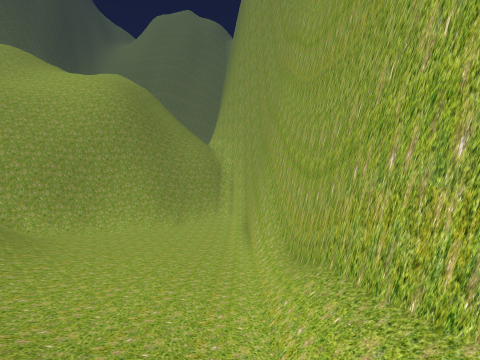
View 1 (above)

19 first-person views from a walk through a 3-D level made in the Unity game engine. The camera is 1.5 m above the floor, tilts 4° down and sees 80° across. The floor is counted in squares, 2 m on a side. Each view is taken from the middle of a square. On the plan, view 1 faces up. The plan holds only what a view shows up to about 10 squares ahead; the rest is blank. The place goes on beyond the plan. Some trees and plants on the terrain are drawn as simple stand-ins. The player character is not drawn. Some animated figures are not drawn.

View 2
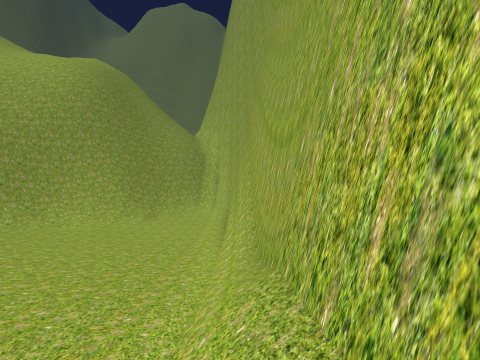

View 3
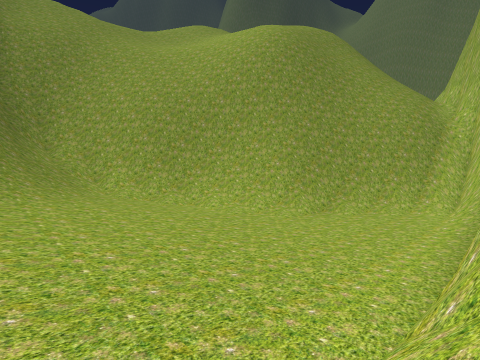

View 4
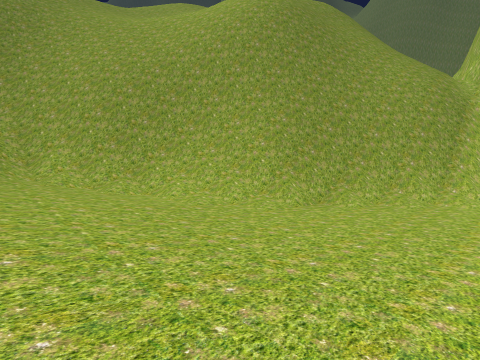

View 5
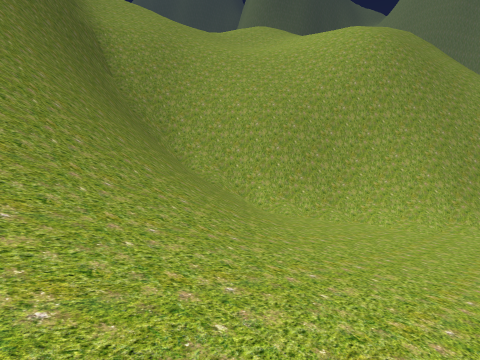

View 6
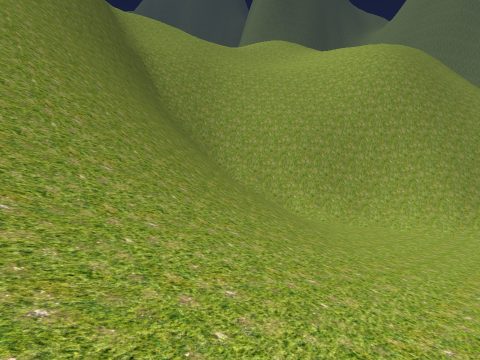

View 7
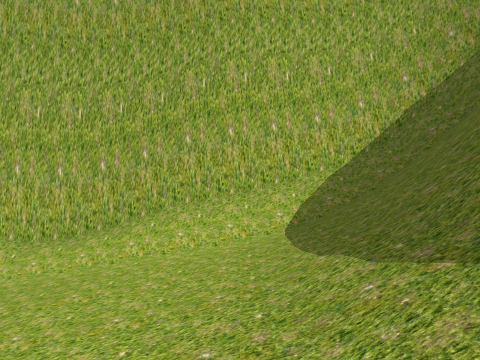

View 8
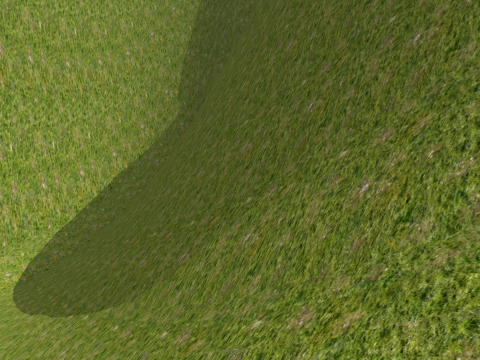

View 9
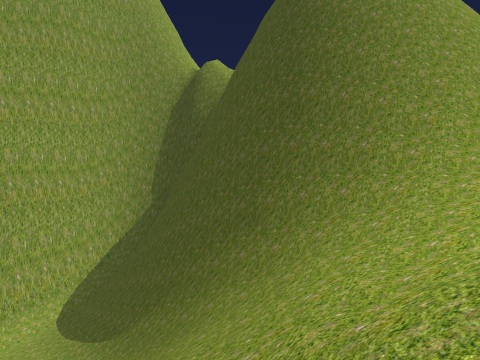

View 10
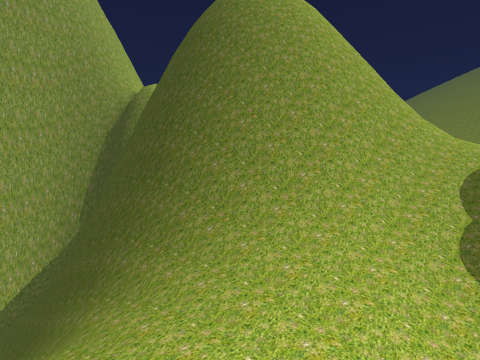

View 11
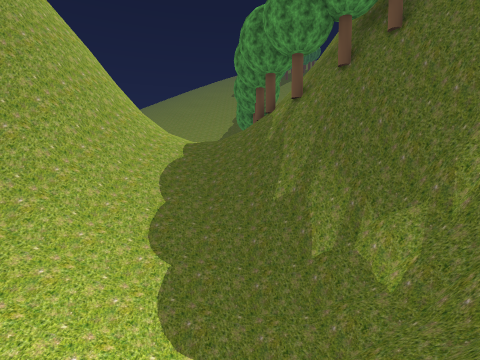

View 12
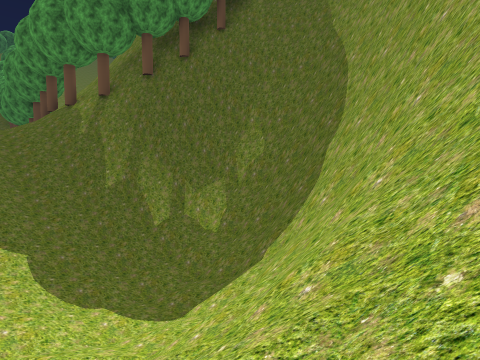

View 13
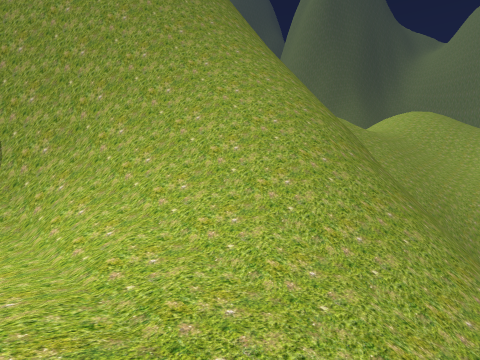

View 14
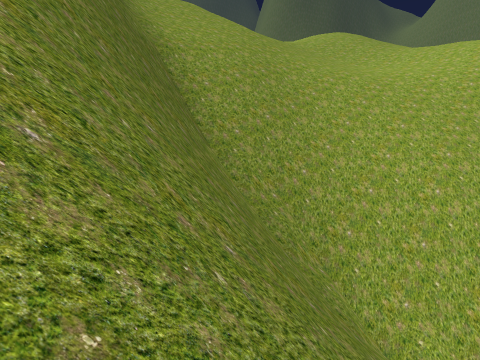

View 15
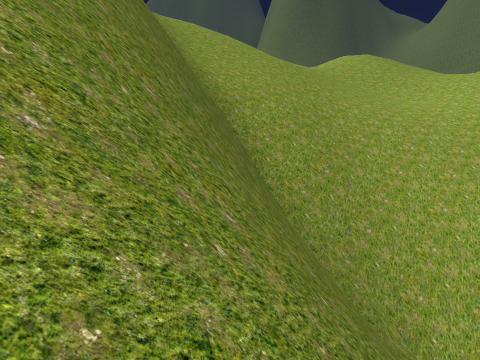

View 16
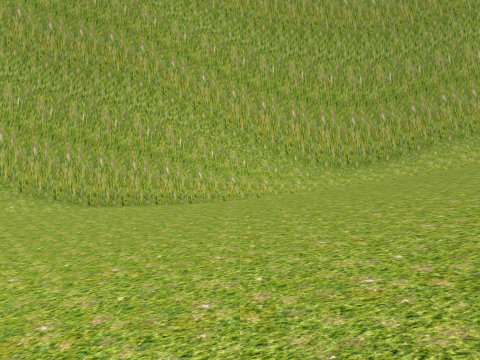

View 17
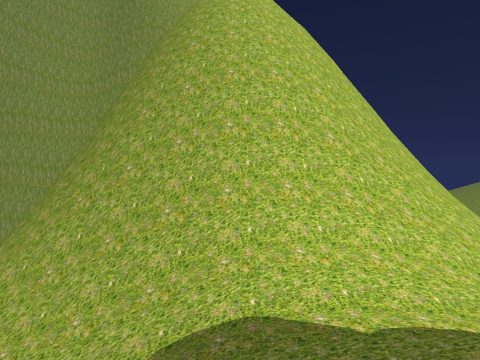

View 18
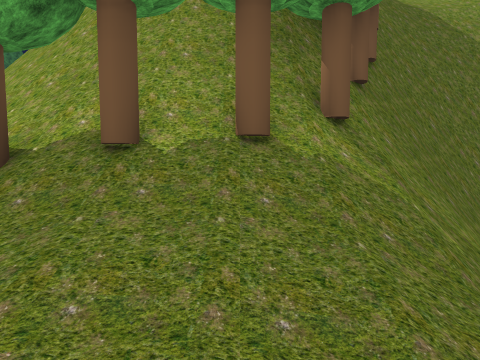

View 19
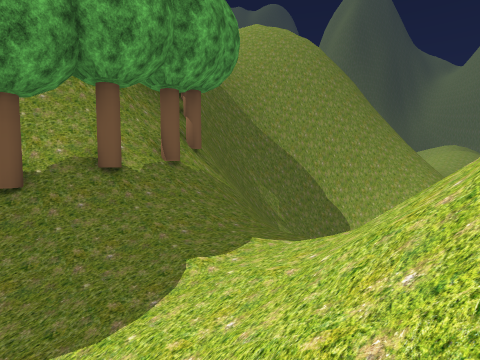

### Floor plan
Key: @ floor where view 1 was taken; # wall or solid block; . main floor; : floor 0.75 m higher than the main floor; - floor 0.75 m lower than the main floor; + floor 1.5 m higher than the main floor; * floor 14.25 m higher than the main floor; % floor 16 m higher than the main floor; & floor 20.75 m higher than the main floor; / step, stairs or slope; = window, fence, low wall or low ledge; v drop or lower ground; T tree.
Columns run from 21 left of view 1 to 2 right of it. Each row starts with its distance up from view 1.
 21                    ###
 20                   ##=#
 19                  ##//##
 18                  #//-/#
 17                 ##/--/#
 16               ###/----#
 15              ##//-----#
 14     v       ##//.-----#
 13    vv     ###//.------#
 12   vvv    ###//.....---#
 11  vvvv    #////.......-#
 10  vvvv   ##/////.......#
  9    vvv  ##//////......##
  8     vvvv###//////::.../#
  7      vvv##=//////+:::./#
  6   #//vvv#/////////++::/#
  5   #///////////////++++/#
  4   #////////////////+++/#
  3   #///////// //////////#
  2  ###///////////////////#
  1  ##//////////######////#
  0  ##///%%///####  ####@/#
 -1 ##=///%////=#       ####
 -2 #=/*//////###
 -3 #=*//////###
 -4 #=//////###
 -5 #=/////##
 -6 #==////##
 -7 ##/////#
 -8 ###///=#
 -9 ##/////#
-10 ##T/&//##
-11 ##T/&//##
-12 ##/////=#
-13 ##T/////#

Positions as (right, up) in squares from view 1, and headings:
1: (0, 0), facing up
2: (1, 2), facing up
3: (1, 8), facing up-left
4: (0, 10), facing up-left
5: (-3, 5), facing up-left
6: (-3, 3), facing up-left
7: (-5, 3), facing right
8: (-8, 3), facing down-right
9: (-14, 5), facing down-right
10: (-17, 2), facing down-right
11: (-18, 1), facing down
12: (-16, 2), facing down-left
13: (-13, -1), facing up-left
14: (-10, 6), facing up-left
15: (-11, 5), facing up-left
16: (-8, 11), facing right
17: (-19, -9), facing right
18: (-16, -10), facing left
19: (-14, -13), facing up-left
